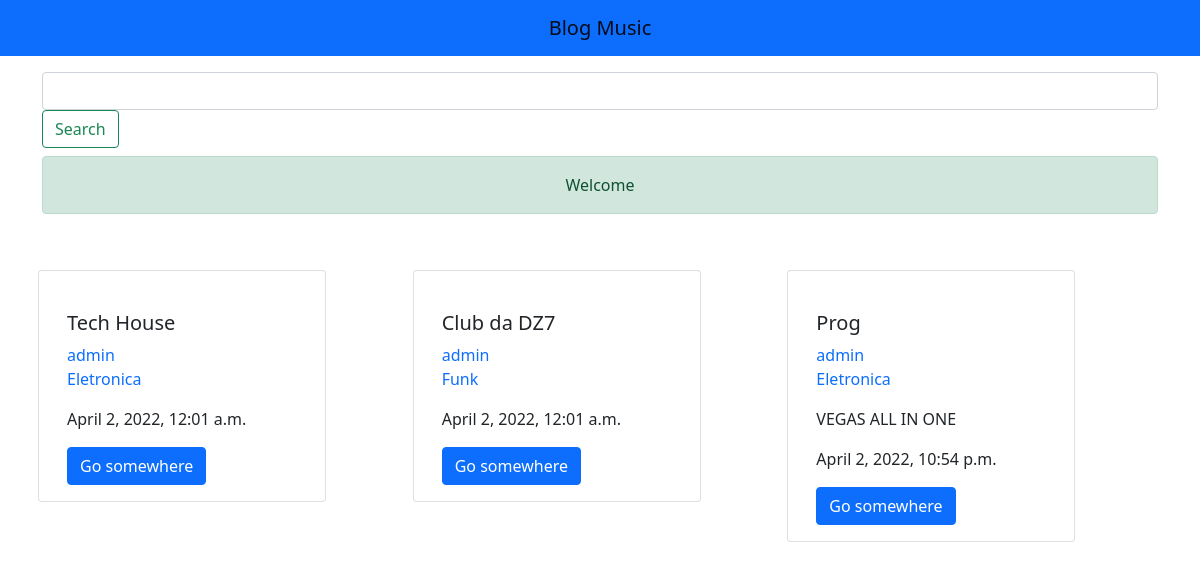
The app's page /, older data.
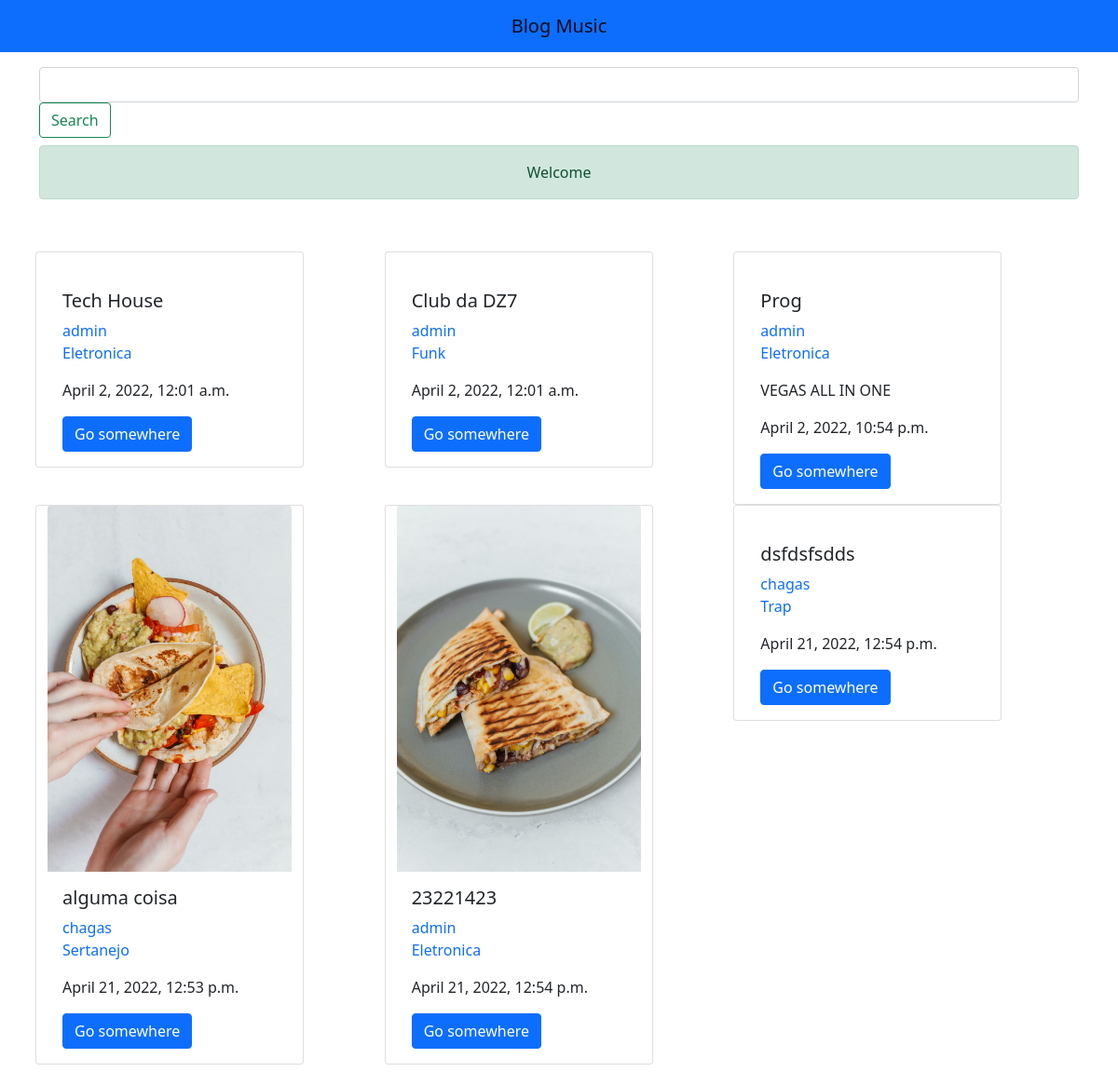
The same page, newer data.
### home/models.py (models this page shows, shortened)
class Video(models.Model):
    titulo = models.CharField(max_length=65)
    descricao = models.TextField(max_length=165, blank=True)
    tempo = models.IntegerField()
    publicado = models.BooleanField(default=False)
    categoria = models.ForeignKey(
        Categoria, on_delete=models.SET_NULL, null=True)
    imagem = models.ImageField(upload_to='home/covers/%Y/%m/%d/')
    data_criacao = models.DateTimeField(auto_now_add=True)
    autualizacao_criacao = models.DateTimeField(auto_now=True)
    autor = models.ForeignKey(
        User, on_delete=models.SET_NULL, null=True)

class Categoria(models.Model):
    genero = models.CharField(max_length=65)
    def __str__(self) -> str:
        return self.genero

### home/views.py (the view)
# urls.py: path('', views.home, name='home'),
def home(request):
    videos = get_list_or_404(Video, publicado=True)
    messages.success(request, 'Welcome')
    return render(request, 'home/pages/home.html', context={
        'videos': videos
    })

### home/templates/home/pages/home.html
{% extends 'homes/base.html' %}
{% block conteudo %}
  <div class="container-md mx-auto mt-5">
    <div class="row p-2">
      {% for video in videos %}
      <div class="col">
        {% include 'home/partials/_cards.html' %}
      </div>
      {% endfor %}
    </div>
  </div>
{% endblock conteudo %}

### meus_templates/homes/base.html (shortened to what this page needs)
{% load static %}
<!DOCTYPE html>
<html lang="en">
<head>
    {% include 'global/partials/_head.html' %}
</head>
<body>
    {% include 'global/partials/_nav.html' %}
    {% include 'global/partials/_search.html' %}
    {% include 'global/partials/_messages.html' %}
    {% block conteudo %}{% endblock conteudo %}
</body>
</html>

### meus_templates/global/partials/_head.html (shortened to what this page needs)
{% load static %}
<link href="https://cdn.jsdelivr.net/npm/bootstrap@5.1.3/dist/css/bootstrap.min.css" rel="stylesheet"
>
<link rel="stylesheet" href="{% static 'vendor/css/style.css' %}">

### meus_templates/global/partials/_nav.html
<nav class="navbar navbar-light bg-primary">
    <div class="container-fluid">
      <a class="navbar-brand mx-auto" href="{% url 'polls:home' %}">
        Blog Music
      </a>
    </div>
  </nav>

### meus_templates/global/partials/_search.html
<div class="container-sm mt-3">
    <form action="{% url 'polls:search' %}" method="GET" class="search-form" class="d-flex" >
      <input class="form-control" aria-label="Search" name="search" value="{{search_term}}" required>
      <button class="btn btn-outline-success" type="submit">Search</button>
    </form>
</div>

### meus_templates/global/partials/_messages.html
{% if messages %}
    <div class="container mt-2">
        {% for message in messages  %}
            <div class="alert {{message.tags}} text-center " role="alert" >
                {{message}}
            </div>
        {% endfor %}
    </div>
{% endif %}

### home/templates/home/partials/_cards.html
<div class="row">
  <div class="card" style="width: 18rem;">
    <a href="{% url 'polls:v' video.id %}" class="text-decoration-none">
      <img src="{{video.imagem.url}}" class="card-img-top img-fluid" alt="">
    </a>
    <div class="card-body">
      <h5 class="card-title">{{video.titulo}}</h5>
      <a href="{% url 'polls:v' video.id %}" class="text-decoration-none"><h7 class="card-title ">{{video.autor}}</h7></a>
      <p class="text-start"><a href="{% url 'polls:categoria' video.categoria.id%}" class="text-decoration-none"><h7 class="card-title text-decoration-none">{{video.categoria}}</h7></a></p>
      <p class="card-text">{{video.descricao}}</p>
      <p class="card-text">{{video.data_criacao}}</p>
      <a href="{% url 'polls:v' video.id%}" class="btn btn-primary">Go somewhere</a>
    </div>
  </div>
</div>

Row changes from the older to the newer data that the page shows:
added Video: imagem (picture), titulo "alguma coisa", autor "chagas", categoria "Sertanejo", data_criacao "April 21, 2022, 12:53 p.m."
added Video: imagem (picture), titulo "23221423", autor "admin", categoria "Eletronica", data_criacao "April 21, 2022, 12:54 p.m."
added Video: titulo "dsfdsfsdds", autor "chagas", categoria "Trap", data_criacao "April 21, 2022, 12:54 p.m."
